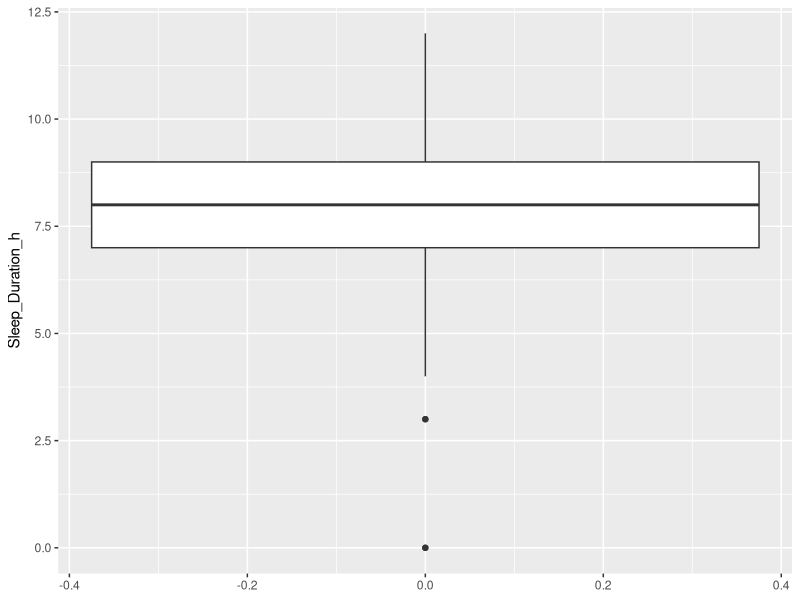
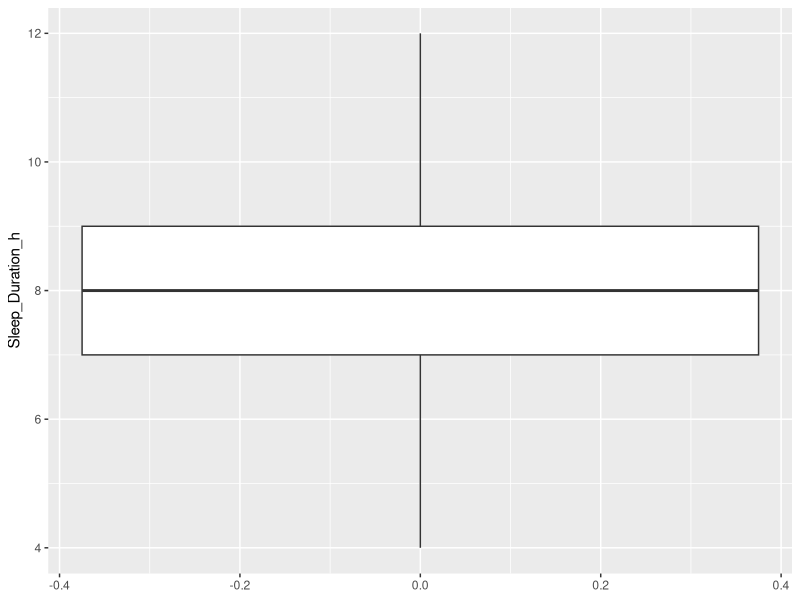
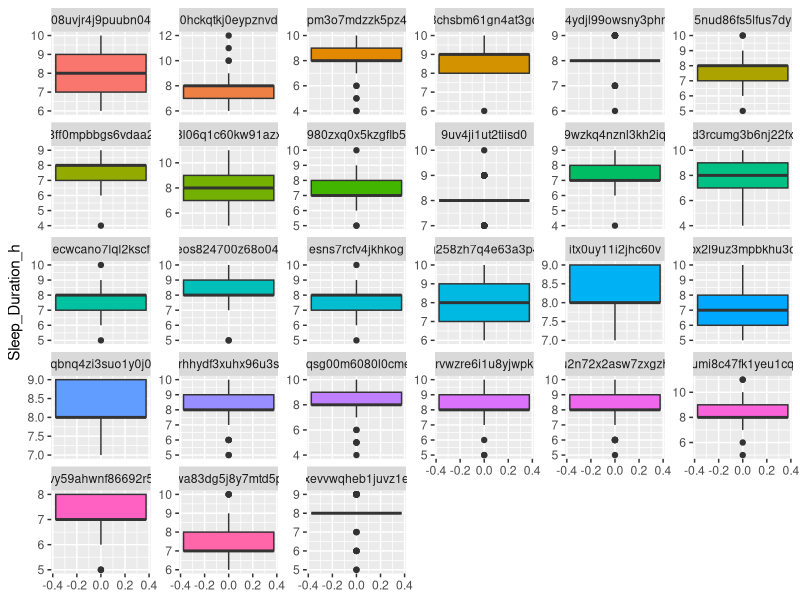
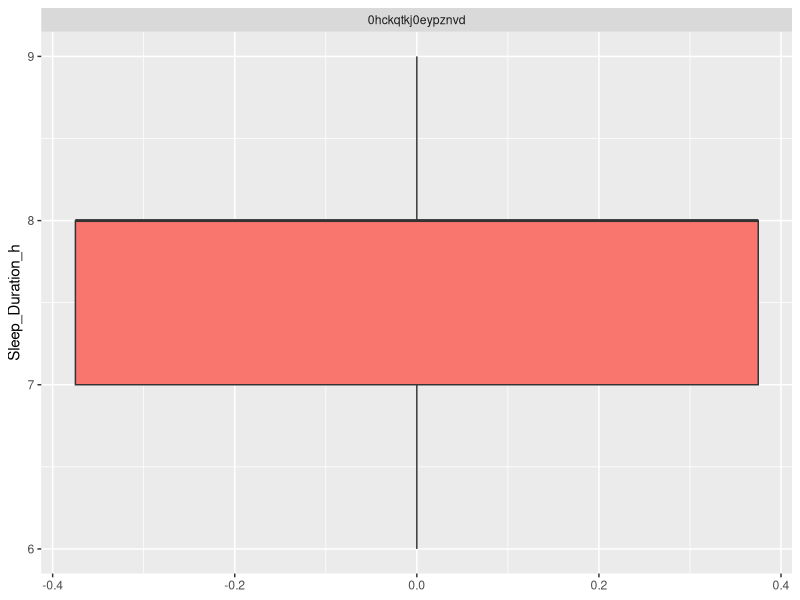
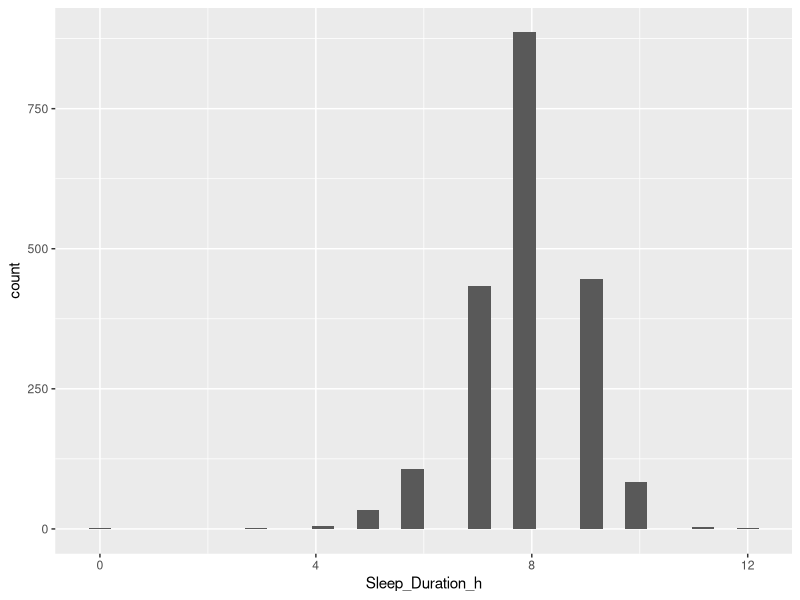
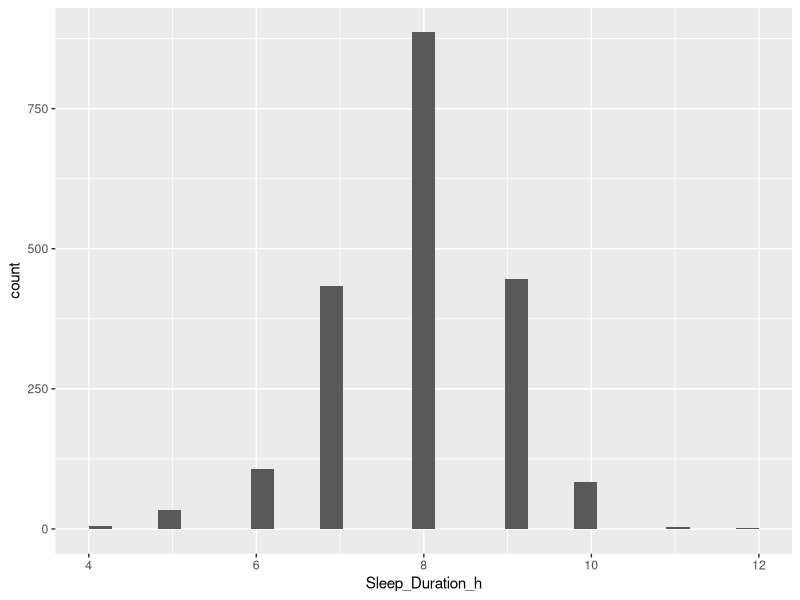

These figures' R source, in order:
## ---- chunk 1
knitr::opts_chunk$set(echo = TRUE)
## ---- chunk 2
library(readr)
library(dplyr)
library(plyr)
library(tidyr)
library(lubridate)
library(forcats)
library(stringr)
library(ggplot2)
## ---- chunk 3
x <- 1
y <- 4

x
y

x + y

x_string <- "test"
x_string

x_string_num <- "1"
x_string_num

str(x_string_num)
str(x)


first_vector <- c(1, 2, 3, y, 5, 6, 7, y*2)
first_vector

bad_vector <- c(1, "1", 3, "test")
bad_vector

df_halloween <- data.frame(Day = c("Wednesday", "Thursday", "Friday", "Saturday"),
                           Excitement = c(100, 100, 100, 0),
                           Regret = c(0, 0, 0, 90))
df_halloween
## ---- chunk 4
df <- read_csv('wellness_data.csv')
## ---- chunk 5
str(df)
## ---- chunk 6
dim(df)
## ---- chunk 7
head(df, 5)
tail(df, 5)
## ---- chunk 8
summary(df)
## ---- chunk 9
head(df, 10)
## ---- chunk 10
df_soreness <- df %>%
  filter(segment != "NA")
dim(df_soreness)

df_wellness <- df %>%
  filter(Sleep_Duration_h != "NA")
dim(df_wellness)
## ---- chunk 11
df_wellness2 <- df %>%
  drop_na(Sleep_Duration_h)

dim(df_wellness2)
## ---- chunk 12
df_wellness_short <- df_wellness %>%
  select(-`Body Map Pain`, -`Body Map Soreness`, -segment)

dim(df_wellness_short)
## ---- chunk 13
str(df_wellness_short$date)
## ---- chunk 14
colnames(df_soreness)

df_soreness_columns <- df_soreness
colnames(df_soreness_columns) <- c("date", "segment", "user_uid", "Body_Map_Soreness", "Body_Map_Pain",
                                   "Sleep_Duration_h", "Meals", "Snacks", "Drinks", "Fatigue", 
                                   "RPE_Physical", "RPE_Mental", "Good_stress", "Bad_stress", "Name")

# make the same call again
head(df_soreness_columns, 5)
## ---- chunk 15
df_wellness_short <- df_wellness_short %>%
  mutate(date = as.Date(date, format = "%m/%d/%y")) #the format in which the date is presented, in this case month/day/year

str(df_wellness_short)
## ---- chunk 16
df_wellness_short %>%
  ggplot(aes(y = Sleep_Duration_h)) + #create the structure of the graph and specify sleep as the y-variable
  geom_boxplot()
## ---- chunk 17
df_outlier <- df %>%
  filter(Sleep_Duration_h <= 3)

dim(df_outlier)

head(df_outlier, 4)
## ---- chunk 18
df_clean <- df %>%
    filter(Sleep_Duration_h > 3)

df_clean %>%
  ggplot(aes(y = Sleep_Duration_h)) +
  geom_boxplot()
## ---- chunk 19
df_clean %>%
  ggplot(aes(y = Sleep_Duration_h)) + #specify sleep as the y-variable
  geom_boxplot(aes(fill = user_uid)) + #specify the color of the boxplot based on each individual athlete
  facet_wrap(~user_uid,
             scales = "free_y") + #create one boxplot per individual athlete
  theme(legend.position = "none")

#outlier removal for one individual athlete
df_clean_individual <- df %>%
      mutate(Sleep_Duration_h = ifelse(user_uid == "0hckqtkj0eypznvd" & Sleep_Duration_h > 9, NA, Sleep_Duration_h))


df_clean_individual %>%
  filter(user_uid == "0hckqtkj0eypznvd") %>%
  ggplot(aes(y = Sleep_Duration_h)) + #specify sleep as the y-variable
  geom_boxplot(aes(fill = user_uid)) + #specify the color of the boxplot based on each individual athlete
  facet_wrap(~user_uid,
             scales = "free_y") + #create one boxplot per individual athlete
  theme(legend.position = "none")
## ---- chunk 20
#maximum
max(df_clean$Sleep_Duration_h)
#minimum
min(df_clean$Sleep_Duration_h)
#median
median(df_clean$Sleep_Duration_h)
#mean
mean(df_clean$Sleep_Duration_h)
#sd
sd(df_clean$Sleep_Duration_h)
## ---- chunk 21
#maximum
max(df$Sleep_Duration_h)
#minimum
min(df$Sleep_Duration_h)
#median
median(df$Sleep_Duration_h)
#mean
mean(df$Sleep_Duration_h)
#sd
sd(df$Sleep_Duration_h)
## ---- chunk 22
df_wellness_short %>%
  ggplot(aes(x = Sleep_Duration_h)) +
  geom_histogram()

df_clean %>%
  ggplot(aes(x = Sleep_Duration_h)) +
  geom_histogram()
## ---- chunk 23
# summarize by athlete
df_clean %>%
  dplyr::group_by(user_uid) %>%
  dplyr::summarise(Sleep_mean = mean(Sleep_Duration_h),
            Sleep_median = median(Sleep_Duration_h),
            Sleep_max = max(Sleep_Duration_h),
            Sleep_min = min(Sleep_Duration_h),
            Sleep_sd = sd(Sleep_Duration_h))

# summarize by date
df_clean %>%
  filter(date < "2022-10-01") %>% #filter more recent dates to avoid to large outcomes
  dplyr::group_by(date) %>%
  dplyr::summarise(Sleep_mean = mean(Sleep_Duration_h),
            Sleep_median = median(Sleep_Duration_h),
            Sleep_max = max(Sleep_Duration_h),
            Sleep_min = min(Sleep_Duration_h),
            Sleep_sd = sd(Sleep_Duration_h))

# summarize by date and athlete
df_clean %>%
  filter(date < "2022-10-01") %>% #filter more recent dates to avoid to large outcomes
  dplyr::group_by(date, user_uid, ) %>%
  dplyr::summarise(Sleep_mean = mean(Sleep_Duration_h),
            Sleep_median = median(Sleep_Duration_h),
            Sleep_max = max(Sleep_Duration_h),
            Sleep_min = min(Sleep_Duration_h),
            Sleep_sd = sd(Sleep_Duration_h))

## ---- chunk 24
# vector to utilize later
starters <- c("rhhydf3xuhx96u3s", "8l06q1c60kw91azx",
              "3chsbm61gn4at3go", "qbnq4zi3suo1y0j0",
              "d3rcumg3b6nj22fx", "0pm3o7mdzzk5pz4z",
              "rvwzre6i1u8yjwpk", "ecwcano7lql2kscf",
              "rqsg00m6080l0cme")

df_clean_starter <- df_clean %>%
  mutate(Starter = ifelse(user_uid %in% starters, "Starter", "Non-starter"))
## ---- chunk 25
df_soreness_clean <- df_soreness %>%
  select(date, user_uid, `Body Map Pain`, `Body Map Soreness`) %>%
  dplyr::group_by(date, user_uid) %>%
  dplyr::summarise(Soreness = max(`Body Map Soreness`),
                   Pain = max(`Body Map Pain`))

df_wellness_clean <- df_wellness %>% select(-`Body Map Soreness`, -`Body Map Pain`)

df_left_join <- left_join(df_wellness_clean, df_soreness_clean,
                      by = c("user_uid", "date")) #specifcy columns by whcih to merge

df_outer_join <- full_join(df_wellness_clean, df_soreness_clean,
                      by = c("user_uid", "date")) #specifcy columns by whcih to merge

df_inner_join <- inner_join(df_wellness_clean, df_soreness_clean,
                      by = c("user_uid", "date")) #specifcy columns by whcih to merge

df_merge <- merge(df_wellness_clean, df_soreness_clean,
                      by = c("user_uid", "date")) #specifcy columns by whcih to merge

dim(df_soreness_clean)
dim(df_wellness)
dim(df_merge)
dim(df_left_join)
dim(df_inner_join)
## ---- chunk 26
head(df_halloween)

# long to wide
df_halloween_wide <- df_halloween %>%
  pivot_wider(names_from = Day, values_from = c(Excitement, Regret))

df_halloween_wide


df_halloween_long <- df_halloween_wide %>%
  gather(key = "key", value = "value")

df_halloween_long
